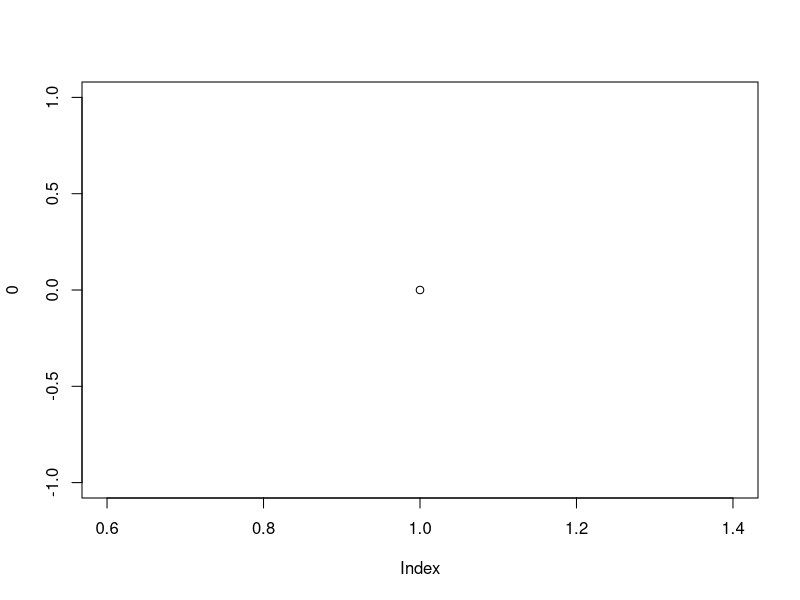
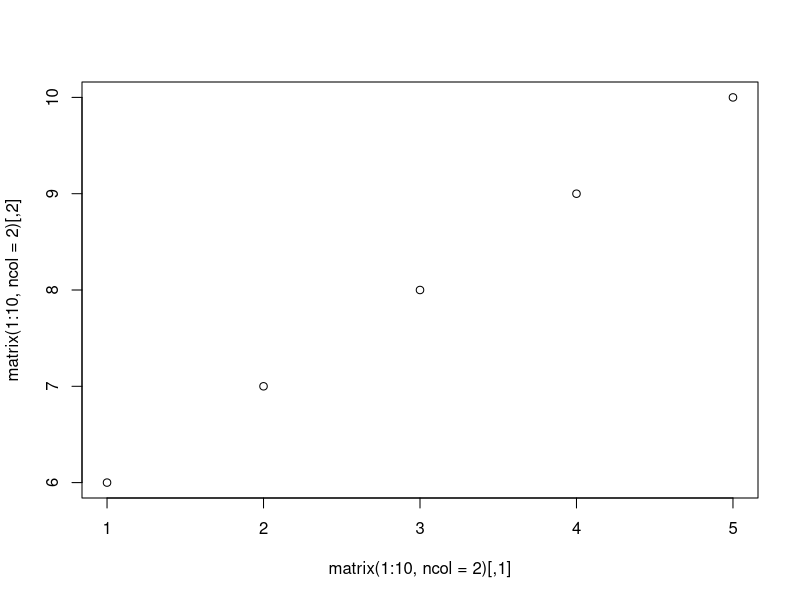

Write the R code that produced these figures, in order. (Note: this script raises an error after producing the figures.)
## ---- chunk 1
knitr::opts_chunk$set(echo = TRUE, collapse = TRUE)
## ---- chunk 2
plot(0)
## ---- chunk 3
plot(matrix(1:10, ncol = 2)) # scatterplot
plot(data.frame(rep(letters[1:5], each = 2), 1:10)) # boxplot
## ---- chunk 4
invisible(dev.off(2))
# We start with no open devices
dev.list()
dev.cur() # lists the active device, here null because no device open
pdf() # open a new pdf device
dev.list() # 1 is not shown, but always represents the null device
dev.cur()
pdf()
dev.list()
dev.cur()
dev.set(2)
dev.cur()
dev.off(2); dev.off(3)
## ---- chunk 5
length(par()) # There are MANY parameters
# Easiest to call the parameter of interest by name, here we are just
# telling R to subset the returned list with the `$` operator.
par()$mar 
# The values for parameters can be changed by setting them within the
# function.
par(mar = c(1, 1, 1, 1))
par()$mar
## ---- chunk 6
line2user <- function(line, side) {
  lh <- par('cin')[2] * par('cex') * par('lheight')
  x_off <- diff(grconvertX(c(0, lh), 'inches', 'npc'))
  y_off <- diff(grconvertY(c(0, lh), 'inches', 'npc'))
  switch(side,
         `1` = grconvertY(-line * y_off, 'npc', 'user'),
         `2` = grconvertX(-line * x_off, 'npc', 'user'),
         `3` = grconvertY(1 + line * y_off, 'npc', 'user'),
         `4` = grconvertX(1 + line * x_off, 'npc', 'user'),
         stop("Side must be 1, 2, 3, or 4", call.=FALSE))
}
col2alpha <- function(col, alpha = 0.5) {
  tmp <- col2rgb(col)
  rgb(tmp[1]/255, tmp[2]/255, tmp[3]/255, alpha)  
}
labelLines <- function(outer = FALSE, alpha = 1) {
  if (outer) {
    col <- col2alpha("darkgreen", alpha)
    p <- "oma"
    a <- par()$mar
  } else {
    col <- col2alpha("darkred", alpha)
    p <- "mar"
    a <- rep(0, 4)
  }
  nline <- par()[[p]]
  side <- unlist(mapply(rep, 1:4, each = nline))
  line <- unlist(sapply(nline, seq)) - 1
  txt <- paste0("Line", line)
  mtext(txt, side, line, outer = outer, col = col)
  mtext(paste0("Side", 1:4), 1:4, -1, col = col2alpha("gray40", alpha))
  abline(h = line2user(0:nline[1] + a[1], 1), xpd = NA, lty = 3, col = col)
  abline(v = line2user(0:nline[2] + a[2], 2), xpd = NA, lty = 3, col = col)
  abline(h = line2user(0:nline[3] + a[3], 3), xpd = NA, lty = 3, col = col)
  abline(v = line2user(0:nline[4] + a[4], 4), xpd = NA, lty = 3, col = col)
}
setupPlot <- function(label.lines = FALSE) {
  par(mar = c(2, 5, 2, 2), oma = c(2, 5, 2, 2))
  plot.new()
  plot.window(xlim = c(1, 10), ylim = c(1, 10))
  if (label.lines) {
    labelLines()
    labelLines(TRUE)
  } else {
    mtext(side = 3, text = "Plot region", line = -1.5, col = "gray40")
    mtext(side = 3, text = "Figure region", line = 0.5, col = "darkred")
    mtext(side = 3, text = "Device region", line = 2.5, col = "darkgreen")
  }
  box(which = "plot", lwd = 2, col = "gray40")
  box(which = "figure", lwd = 2, col = "darkred")
  box(which = "outer", lwd = 4, col = "darkgreen")
}
## ---- chunk 7
setupPlot()
## ---- chunk 8
setupPlot(TRUE)
## ---- chunk 9
# usr is c(x-min, x-max, y-min, y-max)
par()$usr # c(0, 1, 0, 1) by default
plot.new() # setup a new plot 
par()$usr
plot.window(xlim = c(0, 100), ylim = c(5, 6))
par()$usr
# Note the default margins
par()$mar
labelLines(alpha = 0.5) # custom function for illustration (ignore)
## ---- chunk 10
plot.new()
par(mar = rep(0, 4), usr = c(0, 3, 0, 2))
polygon(x = c(0.9, 0.9,  1.1, 1.1), 
        y = c(0.9, 1.1,  1.1, 0.9),
        col = col2alpha("darkblue", 0.5),
        border = NA)
polygon(x = c(0.6, 0.6,  1.4, 1.4), 
        y = c(0.6, 1.4,  1.4, 0.6),
        col = col2alpha("darkred", 0.5),
        border = NA)
polygon(x = c(0.9, 0.9,  1.1, 1.1) + 1, 
        y = c(0.9, 1.1,  1.1, 0.9),
        col = "darkblue",
        border = NA)
polygon(x = c(0.6, 0.6,  1.4, 1.4) + 1, 
        y = c(0.6, 1.4,  1.4, 0.6),
        col = "darkred",
        border = NA)
## ---- chunk 11
x <- seq(0, 100, length.out = 10)
y <- seq(5, 6,   length.out = 10)
plot.new()
plot.window(xlim = c(0, 100), ylim = c(5, 6))
box() # Draws the outer frame
axis(side = 1) # Draws the x-axis (recall the side definitions!)
axis(side = 2) 
mtext(side = 1, "x-axis", line = 3) # Draws text in the margin 
mtext(side = 2, "y-axis", line = 3) 
title(main = "A plot to learn from") # Draws the title
points(x = x, y = y) # Draw points on the plot
legend(x = "topleft", legend = "Some data", pch = 1) # Finally, draw a legend
## ---- chunk 12
par(oma = rep(1, 4))
plot(x = x, y = y, ann = FALSE, axes = FALSE, type = "n")
box() # default, which = "plot"
box(which = "inner", col = "red")
box(which = "outer", col = "blue")
## ---- chunk 13
plot(x = x, y = y, ann = FALSE, axes = FALSE, type = "n")
box()
axis(side = 1, line = 1)
axis(side = 2, line = 1)
## ---- chunk 14
plot(x = -5:5, y = -5:5, ann = FALSE, axes = FALSE, type = "n")
axis(side = 1, pos = 0, line = 0) # this shows how pos overrides line
axis(side = 2, pos = 0)
## ---- chunk 15
par(mar = rep(0, 4))
plot(x = -5:5, y = -5:5, ann = FALSE, axes = FALSE, type = "n")
loc <- c(-5:-1, 1:5)
lbl <- c(-5, rep("", 8), 5)
axis(side = 1, pos = 0, at = loc, labels = NA, tcl = 0.5)
axis(side = 2, pos = 0, at = loc, labels = NA, tcl = 0.5)
axis(side = 1, pos = 0, at = loc, cex.axis = 0.75, labels = lbl)
axis(side = 2, pos = 0, at = loc, cex.axis = 0.75, labels = lbl, las = 2)
## ---- chunk 16
par(mar = c(5, 4, 8, 2) + 0.1)
# bty = "n" suppresses the frame; read ?par for more info!
plot(x = x, y = y, ann = FALSE, bty = "n", type = "n")
labelLines(alpha = 0.2)
title(main = "Title w/\n2 lines", xlab = "x", ylab = "y", sub = "Sub title")
## ---- chunk 17
plot(x = x, y = y, ann = FALSE, bty = "n", type = "n")
points(x = x, y = y)
## ---- chunk 18
drawType <- function(type) {
  plot(x = x, y = y, ann = FALSE, axes = FALSE, type = type)
  box()
  title(main = sprintf("Type = \"%s\"", type))
}
par(mfrow = c(3, 3))
sapply(c("p", "l", "b", "c", "o", "s", "h", "n"), drawType)
## ---- chunk 19
plot(x = x, y = y, ann = FALSE, bty = "n", type = "n")
sz <- seq(0.5, 1.5, length.out = 10)
points(x = x, y = y, col = "darkred", pch = letters[1:10], font = 2, cex = sz)
points(x = x, y = y, col = "darkblue", type = "c", lwd = 2)
## ---- chunk 20
# Taken from http://rgraphics.limnology.wisc.edu/pch.php
pchShow <-
  function(extras = c(".", "o", "O", "0","a","A", "*", "+","-","|"),
           symbolsize = 3, #
           symbolcolor = "red3",
           fillcolor = "slateblue3",
           linewidth = 1,
           textcolor = "black",
           textsize = 1.2,
           main = paste("Plot symbols in R")
           )
  {

# Organize symbols & characters to be plotted
# --------------------------------------------------------------------------

    nex <- length(extras)            # number of char graphics symbols to plot
    n_points  <- 26 + nex            # total number of symbols to plot
    ipch <- 0:(n_points-1)           # sequence of pch id numbers (0,1,2,...25)

    # create list of pch values (0:25); ('list' allows integers & strings)
    pchlist <- as.list(ipch)

    # Add the special characters to the list (if any)
    if(nex > 0) pchlist[26 + 1:nex] <- as.list(extras)

# Set up graphing space for display of symbols
# --------------------------------------------------------------------------
    # no. of columns to display in graph
    # (selected such that plot is close to square, nrows ~= ncols)
    k <- floor(sqrt(n_points))

    dd <- c(-1,1)/2             # padding of graph (+ 0.5 units on each side)

    # x coordinates for plotting symbols ('a %% b' means 'a modulus b';
    # that is, divides a by b and returns the remainder.)
    ix <- ipch %% k

    # y coordinates for plotting symbols ('a %/% b' indicates integer division,
    # that is, it returns the integer portion of the quotient only)
    iy <- 3 + (k-1)- ipch %/% k
    
    rx <- dd + range(ix)        # full range of x axis
    ry <- dd + range(iy)        # full range of y axis

    # create plot window
    plot(rx, ry, type="n", axes = FALSE, xlab = "", ylab = "", main = main)

    # display grid lines
    abline(v = ix, h = iy, col = "lightgray", lty = "dotted")

# Plot symbols and symbol labels (loops through each symbol type)
# --------------------------------------------------------------------------

    for(i in 1:n_points) {
      # for each value, i, get symbol id from list created ealier
      pch_i <- pchlist[[i]]

      # plot point at x(i), y(i), using the selected symbol.
      # Colors and size determined above
      # 'bg'-colored interior (only available for pch 21-25) :
      points(ix[i], iy[i], pch = pch_i, col = symbolcolor, bg = fillcolor,
          cex = symbolsize, lwd=linewidth)
      if(textsize > 0)
          text(ix[i] - .3, iy[i], pch_i, col = textcolor, cex = textsize)
    }
  }

pchShow(symbolsize = 2)

## ---- chunk 21
par(mfrow = c(1, 2), oma = c(2, 1, 4, 1), mar = c(5, 4, 4, 2))
plot(x = x, y = y, ann = FALSE, axes = FALSE, type = "n")
labelLines(outer = TRUE)
box(which = "outer", col = "darkgreen", lwd = 4)
box(lwd = 2, col = "gray40")
box(which = "figure", lwd = 2, col = "darkred")
labelLines()
plot(x = x, y = y, ann = FALSE, axes = FALSE, type = "n")
box(lwd = 2, col = "gray40")
box(which = "figure", lwd = 2, col = "darkred")
labelLines()
